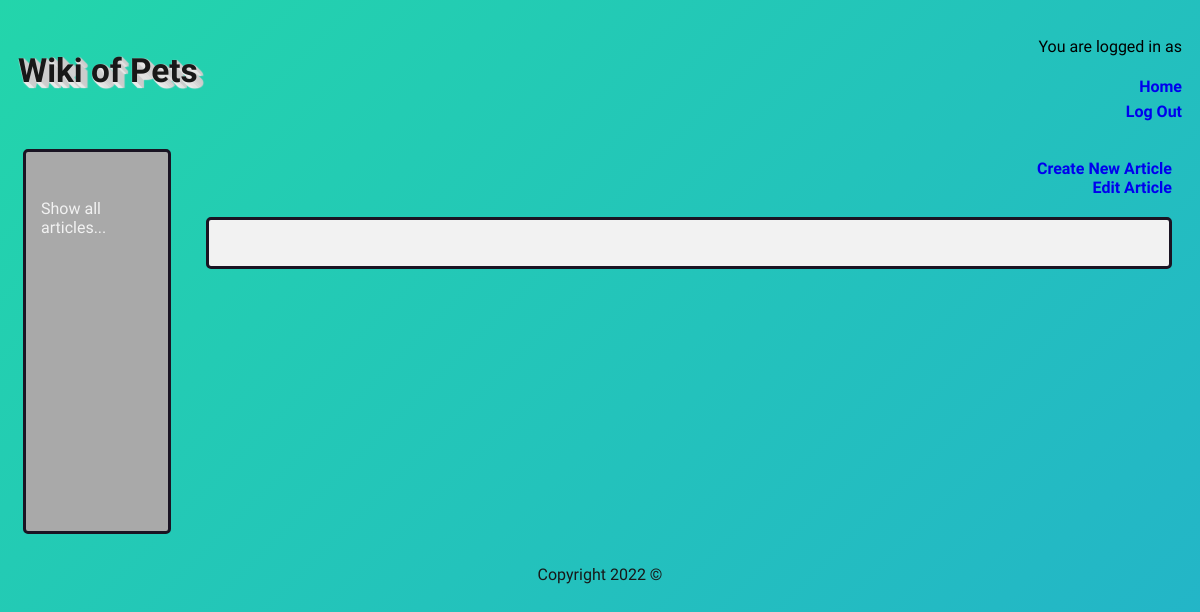
The app's page /wiki.php?shortTitle=LilyColeman (signed in), older data.
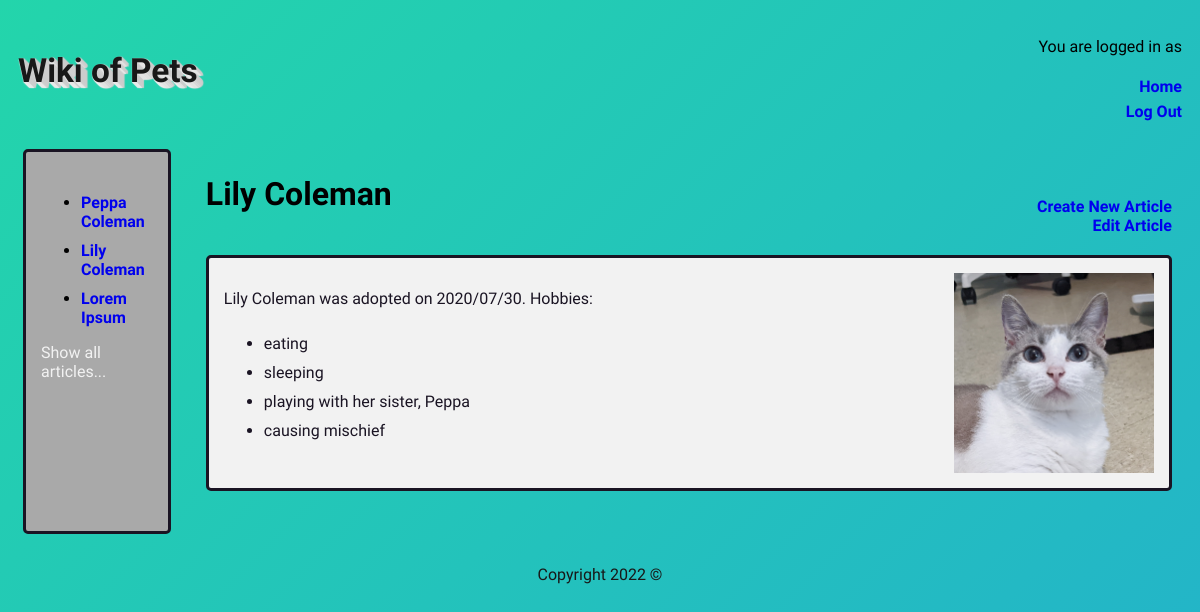
The same page, newer data.
### tables this page shows
CREATE TABLE `article` (
  `article_id` int(11) NOT NULL,
  `article_short_title` varchar(32) NOT NULL,
  `article_title` varchar(32) NOT NULL,
  `article_body` text NOT NULL,
  `article_photo` varchar(64) DEFAULT NULL,
  `article_birthdate` date DEFAULT NULL
);

### database.php (called while the page is built, shortened)
<?php
$HOST = "localhost";
$USERNAME = "INFX371";
$PASSWORD = "P*ssword";
$DB_NAME = "wiki";
$conn = new mysqli($HOST, $USERNAME, $PASSWORD, $DB_NAME);
$stmt = $conn->query("SELECT * FROM article");
$stmtTwo = $conn->query("SELECT * FROM `article`ORDER BY `article_id`DESC LIMIT 5;");
$topArticle = $stmtTwo->fetch_all();
?>

### wiki.php (the view, shortened to what this page needs)
<?php
include "database.php";
?>
<!DOCTYPE html lang="en">
<?php include "header.php" ?>
<div class="bigcontainer">
<div class="container">
<div class="sideBar">
  <ul>
  <?php
   foreach ($topArticle as $row){
    echo "<li><a href=wiki.php?shortTitle=$row[1] title='$row[2]'>$row[2]</li></a>";
  }
  ?>
  </ul>
  <a  href="showall.php">Show all articles...</a>
</div>
<div class="articleDivs">
  <?php
      $shortTitle = $_GET["shortTitle"];
      $articleQuery = "SELECT * FROM article WHERE article_short_title = '$shortTitle';";
      $stmt = $conn->query($articleQuery);
      $article = $stmt->fetch_row();
      ?>
      <div class="articletitle">
          <?php echo "<h1>" . $article[2] . "</h1>"; ?>
          <div class="addCreateLinks">
            <a href="update.php?shortTitle=<?=$article[1]?>">Edit Article</a>
            <a href="add.php">Create New Article</a>
          </div>
        </div>
        <div class="square">
          <?php
            echo (isset($article[4]))? "<div><img src=".$article[4] ."></div>" : "";
          ?>
          <?php echo "<p>" . $article[3] . "</p>"; ?>
        </div>
      </div>
  </div>
</div>
<?php include "footer.php";?>
</body>
</html>

### header.php (shortened to what this page needs)
<head>
    <link rel="stylesheet" href="style.css" type="text/css"/>
</head>
<body>
    <header>
        <div class="topBar">
            <div class="logo">
            <p id="wikiTitle">Wiki of Pets</p>
            </div>
            <div id="filler"></div>
            <div class="logOutArea">
              <?php
                if (isset($_SESSION["isLoggedIn"])){
                  echo "<a href='./logOut.php'>Log Out</a>";
                  echo "<a href='./index.php'>Home</a>";
                  echo "<p>You are logged in as " . $_SESSION["username"] . "</p>";
                }
              ?>
            </div>
        </div>
    </header>

### footer.php
<footer>
    <p>Copyright 2022 &copy</p>
</footer>

### style.css (style rules this page uses)
body { background: linear-gradient(-45deg, #ee7752, #e73c7e, #23a6d5, #23d5ab); background-size: 400% 400%; animation: gradient 15s ease infinite; height: 100vh; font-family: 'Sarabun', sans-serif; display: flex; flex: 1; flex-direction: column; }
.topBar { display: flex; flex-direction: row; flex-grow: 0; }
.addCreateLinks { display: flex; align-self: flex-end; flex-direction: column-reverse; align-items: end; }
.logo { display: flex; flex-basis: content; flex-direction: column; flex-wrap: wrap; align-self: flex-start; padding: 10px; }
.logOutArea { display: flex; flex-direction: column-reverse; align-items: flex-end; justify-content: space-around; padding: 10px; }
.sideBar { background-color: darkgray; text-align: left; border-radius: 5px; border-style: solid; border-color: #1A1423; display: flex; flex-basis: 10%; margin: 15px; padding: 15px; flex-direction: column; }
.sideBar > a { font-weight: normal; color: #f2f2f2; }
.square { background-color: #f2f2f2; border-radius: 5px; border-style: solid; border-color: #1A1423; color: #1A1423; padding: 15px; margin: 20; }
.articleTitle { display: flex; justify-content: space-between; margin: 20; margin-bottom: 0; }
.articleDivs { display: flex; flex-direction: column; flex-basis: 90%; }
.container { display: flex; flex: 1; flex-direction: row; }
ul li { padding-top: 10px; }
#wikiTitle { font-weight: bolder; font-size: 25pt; color: #181818; text-shadow: 1px 0px 1px #CCCCCC, 0px 1px 1px #EEEEEE, 2px 1px 1px #CCCCCC, 1px 2px 1px #EEEEEE, 3px 2px 1px #CCCCCC, 2px 3px 1px #EEEEEE, 4px 3px 1px #CCCCCC, 3px 4px 1px #EEEEEE, 5px 4px 1px #CCCCCC, 4px 5px 1px #EEEEEE, 6px 5px 1px #CCCCCC, 5px 6px 1px #EEEEEE, 7px 6px 1px #CCCCCC; }
#filler { flex: auto; }
footer { background-color: transparent; display: flex; flex-direction: column; text-align: center; flex-grow: 0.5; color: #181818; }
a { font-weight: bold; }
a:link, a:visited { text-decoration: none; }
.bigcontainer { display: flex; flex: 1; }
img { float: right; width: 200px; height: 200px; object-fit: cover; }
h1 { text-align: center; }

Row changes from the older to the newer data that the page shows:
added article: article_title "Peppa Coleman"
added article: article_title "Lily Coleman", article_photo (picture), article_body "Lily Coleman was adopted on 2020/07/30. Hobbies: eating sleeping playing with her sister, Peppa causing mischief"
added article: article_title "Lorem Ipsum"
